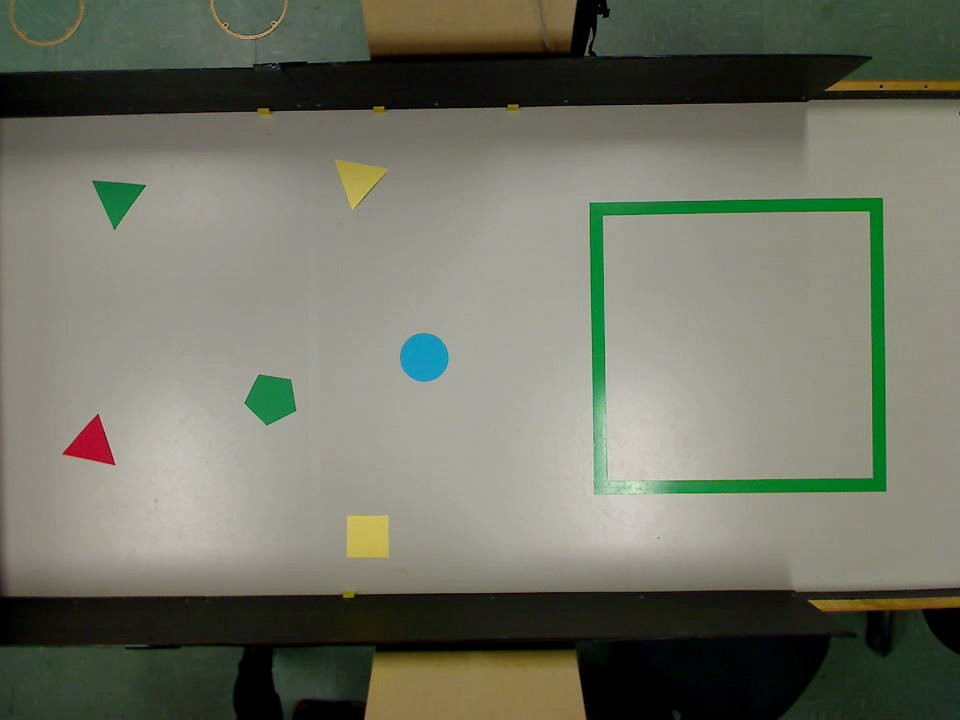
#> input picture base_station/world_map_vision/photo2.jpg, 960 x 720 px; the run also reads 2 pictures not shown here
$ python islands_finder.py   (older library calls are emulated)
#> lines starting #> are read from the running program, lines starting #| are printed output that depends on the picture; after the words box and inside, x2 and y2 are one past the last pixel; in counts of white or black regions, pixels touching at a corner belong together
### base_station/world_map_vision/opencv_vision_wrapper.py
import cv2
import numpy

def angle_cos(p0, p1, p2):
    d1, d2 = (p0 - p1).astype('float'), (p2 - p1).astype('float')
    return abs(numpy.dot(d1, d2) / numpy.sqrt(numpy.dot(d1, d1) * numpy.dot(d2, d2)))


def median_blur_filter(image):
    return cv2.medianBlur(image, ksize=3)


def convert_color_to_hsv(image):
    return cv2.cvtColor(image, cv2.COLOR_BGR2HSV)

def convert_color_to_bgr(image):
    return cv2.cvtColor(image, cv2.COLOR_HSV2BGR)

def convert_color_to_black_white(image):
    return cv2.cvtColor(image, cv2.COLOR_RGB2GRAY)

def gaussian_blur(image):
    return cv2.GaussianBlur(image, (5, 5), 0)


def gaussian_blur_circles(image):
    return cv2.GaussianBlur(image, (9, 9), 2, 2)


def split(image):
    return cv2.split(image)


def canny(image):
    return cv2.Canny(image, 0, 50, apertureSize=5)


def dilate(image):
    return cv2.dilate(image, kernel=numpy.ones((5,5),numpy.uint8), iterations=10)


def erode(image):
    return cv2.erode(image, kernel=numpy.ones((99,99),numpy.uint8), iterations=10)


def threshold(image, threshold):
    retval, image = cv2.threshold(image, threshold, 255, cv2.THRESH_BINARY)
    return image


def find_contours(image):
    bin, contours, hierarchy = cv2.findContours(image, cv2.RETR_EXTERNAL, cv2.CHAIN_APPROX_SIMPLE)
    return contours


def find_circles(image):
    return cv2.HoughCircles(image, cv2.HOUGH_GRADIENT, 1, len(image) / 8, param1=50, param2=30, minRadius=0, maxRadius=0)


def arc_length(contour):
    return cv2.arcLength(contour, True)


def approx_polygon_curve(contour, contour_length):
    return cv2.approxPolyDP(contour, 0.02 * contour_length, True)


def is_triangle(contour):
    return len(contour) == 3 and cv2.contourArea(contour) < 1500 and cv2.isContourConvex(contour)


def is_pentagon(contour):
    return len(contour) == 5 and cv2.contourArea(contour) > 1500 and cv2.isContourConvex(contour)


def is_square(contour):
    return len(contour) == 4 and cv2.contourArea(contour) > 1500 and cv2.isContourConvex(contour)

### base_station/world_map_vision/color_filter.py
import cv2


class RedFilter:
    @staticmethod
    def range(image):
        lower_red_hue_range = cv2.inRange(image, (0, 100, 100), (10, 255, 255))
        upper_red_hue_range = cv2.inRange(image, (160, 100, 100), (179, 255, 255))
        red_hue_image = cv2.addWeighted(lower_red_hue_range, 1.0, upper_red_hue_range, 1.0, 0.0)
        return red_hue_image


class GreenFilter:
    @staticmethod
    def range(image):
        green_hue_image = cv2.inRange(image, (50, 100, 50), (80, 255, 255))
        return green_hue_image


class BlueFilter:
    @staticmethod
    def range(image):
        blue_hue_image = cv2.inRange(image, (80, 50, 50), (130, 255, 255))
        return blue_hue_image


class YellowFilter:
    @staticmethod
    def range(image):
        yellow_hue_image = cv2.inRange(image, (20, 100, 100), (30, 255, 255))
        return yellow_hue_image


class AllColorFilter:
    @staticmethod
    def range(image):
        red_img = RedFilter.range(image)
        green_img = GreenFilter.range(image)
        blue_img = BlueFilter.range(image)
        yellow_img = YellowFilter.range(image)
        green_red_img = cv2.addWeighted(red_img, 1.0, green_img, 1.0, 0.0)
        green_red_blue_img = cv2.addWeighted(green_red_img, 1.0, blue_img, 1.0, 0.0)
        return cv2.addWeighted(green_red_blue_img, 1.0, yellow_img, 1.0, 0.0)

### base_station/world_map_vision/islands_finder.py
import base_station.world_map_vision.opencv_vision_wrapper as vision_wrapper
from base_station.world_map_vision.color_filter import *
import numpy

class IslandsFinder(object):
    def __init__(self, image, color_filter):
        self.image = image
        self.origin_image = image
        self.color_filter = color_filter

    def find_islands(self):
        squares = []
        pentagons = []
        triangles = []

        self.image = vision_wrapper.median_blur_filter(self.image)
        self.image = vision_wrapper.convert_color_to_hsv(self.image)
        color_filtered_image = self.color_filter.range(self.image)
        gaussian_blurred_image = vision_wrapper.gaussian_blur(color_filtered_image)

        for gray in vision_wrapper.split(gaussian_blurred_image):
            for threshold in range(0, 255, 26):
                if threshold == 0:
                    contour_image = vision_wrapper.canny(gray)
                    contour_image = vision_wrapper.dilate(contour_image)
                    contour_image = vision_wrapper.erode(contour_image)
                else:
                    contour_image = vision_wrapper.threshold(gray, threshold)

                contours = vision_wrapper.find_contours(contour_image)
                for contour in contours:
                    contour_length = vision_wrapper.arc_length(contour)
                    contour = vision_wrapper.approx_polygon_curve(contour, contour_length)
                    if vision_wrapper.is_triangle(contour):
                        triangles.append(contour)
                    elif vision_wrapper.is_square(contour):
                        contour = contour.reshape(-1, 2)
                        max_cos = numpy.max([vision_wrapper.angle_cos(contour[i], contour[(i + 1) % 4], contour[(i + 2) % 4]) for i in range(4)])
                        if max_cos < 0.1:
                            squares.append(contour)
                            print("square")
                    elif vision_wrapper.is_pentagon(contour):
                        pentagons.append(contour)


        gaussian_blurred_image = vision_wrapper.gaussian_blur_circles(color_filtered_image)
        circles = vision_wrapper.find_circles(gaussian_blurred_image)

        return circles, triangles, squares, pentagons

    def draw_contours(self, circles, triangles, squares, pentagons, origin_image):
        if(circles is not None):
            for x in circles[0,:]:
                 center_point = (x[0], x[1])
                 radius = x[2]
                 cv2.circle(origin_image, center_point, radius, (0, 255, 255), 2)
                 cv2.circle(origin_image, center_point,2,(0, 0 ,255),3)

        cv2.drawContours(origin_image, squares, -1, (0, 255, 0), 3) #green
        cv2.drawContours(origin_image, triangles, -1, (255, 0, 0), 3) #blue
        cv2.drawContours(origin_image, pentagons, -1, (0, 0, 255), 3) #red

if __name__ == '__main__':
    img = cv2.imread("photo2.jpg")
#> img is the input picture: shape (720, 960, 3); mean B, G, R 101, 115.1, 112.7
    island_finder = IslandsFinder(img, GreenFilter())
    circles, triangles, squares, pentagons = island_finder.find_islands()
#> in range, `green_hue_image = cv2.inRange(image, (50, 100, 50), (80, 255, 255))`:
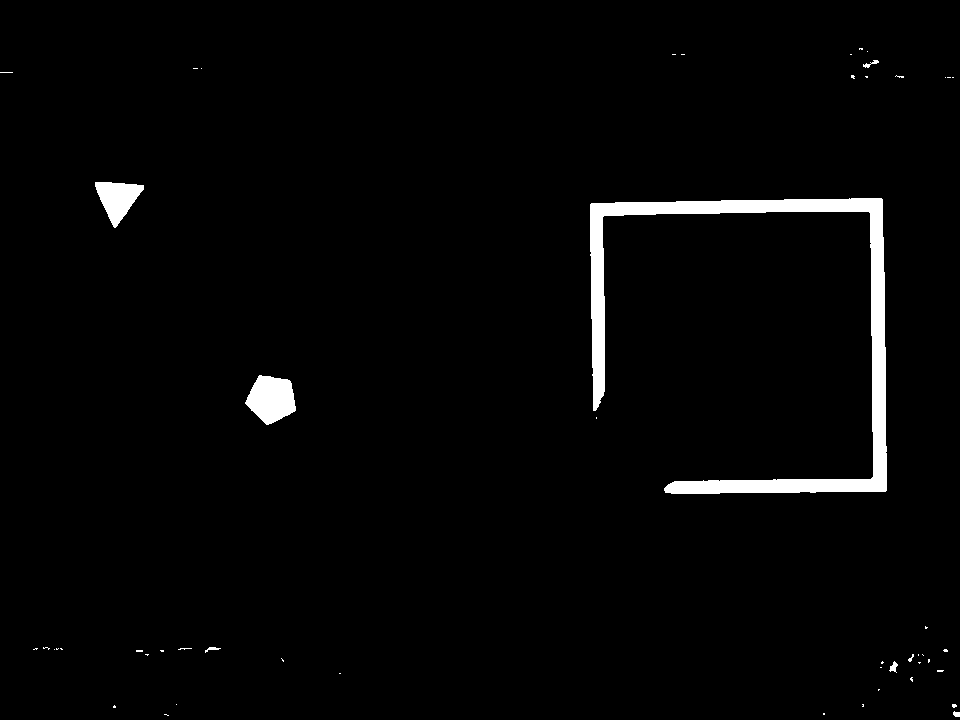
#> green_hue_image: shape (720, 960); 2.4% white; 51 white regions (43 under 20 px), largest, box (x1, y1, x2, y2) and area: (590, 198, 887, 494) 12814, (245, 375, 296, 425) 1767, (95, 182, 144, 228) 1258
#> the loop in find_islands, `for gray in vision_wrapper.split(gaussian_blurred_image):` made 1 pass
#> after the loop in find_islands, `for gray in vision_wrapper.split(gaussian_blurred_image):`:
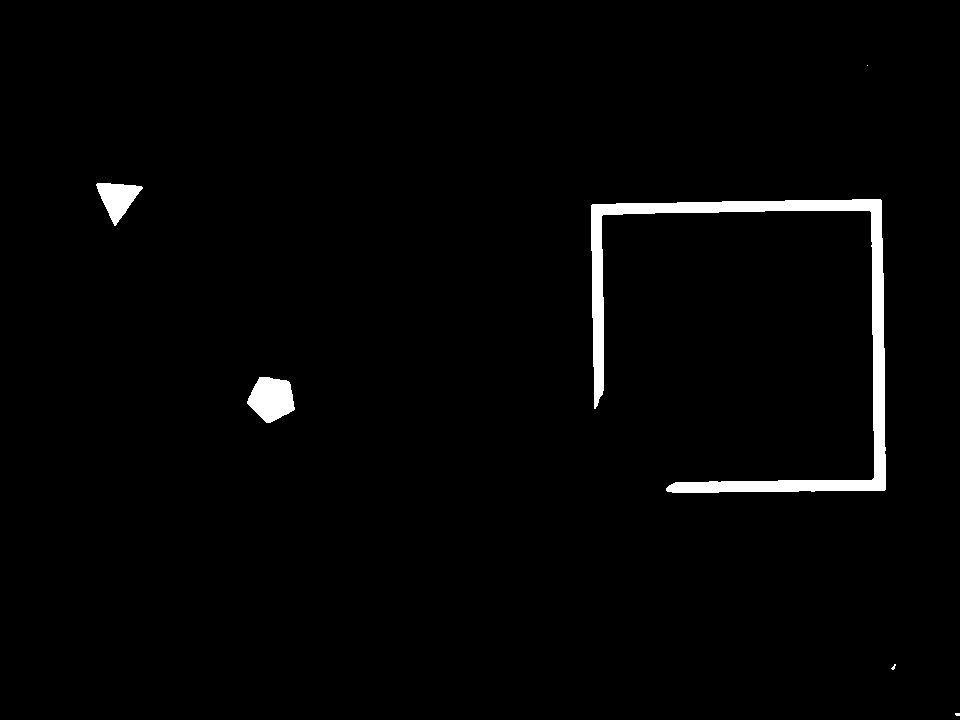
#> contour_image: shape (720, 960); 1.9% white; 6 white regions (3 under 20 px)
#> after the loop in find_islands, `for gray in vision_wrapper.split(gaussian_blurred_image):`: contour = [[867, 65]]; pentagons = 8 contours; box (x1, y1, x2, y2) and area: (244, 374, 296, 426) 1788, (244, 374, 297, 426) 1742, (245, 375, 296, 425) 1684, (245, 375, 295, 425) 1626, (245, 375, 294, 425) 1610, (246, 375, 296, 425) 1550, (246, 376, 295, 424) 1526, (246, 376, 294, 424) 1510; squares = []; triangles = 13 contours, 6 with area under 20; largest, box (x1, y1, x2, y2) and area: (95, 182, 144, 228) 1053, (95, 182, 144, 228) 1052, (95, 183, 143, 228) 1015, (95, 183, 143, 227) 992, (96, 183, 143, 227) 962, (96, 183, 143, 227) 960, (96, 184, 142, 226) 904
#> squares = []
    island_finder.draw_contours(circles, triangles, squares, pentagons, img)
    cv2.imshow('islands', img)
    ch = 0xFF & cv2.waitKey()
#> (key Esc is pressed here)
    cv2.destroyAllWindows()

    img = cv2.imread("photo3.jpg")
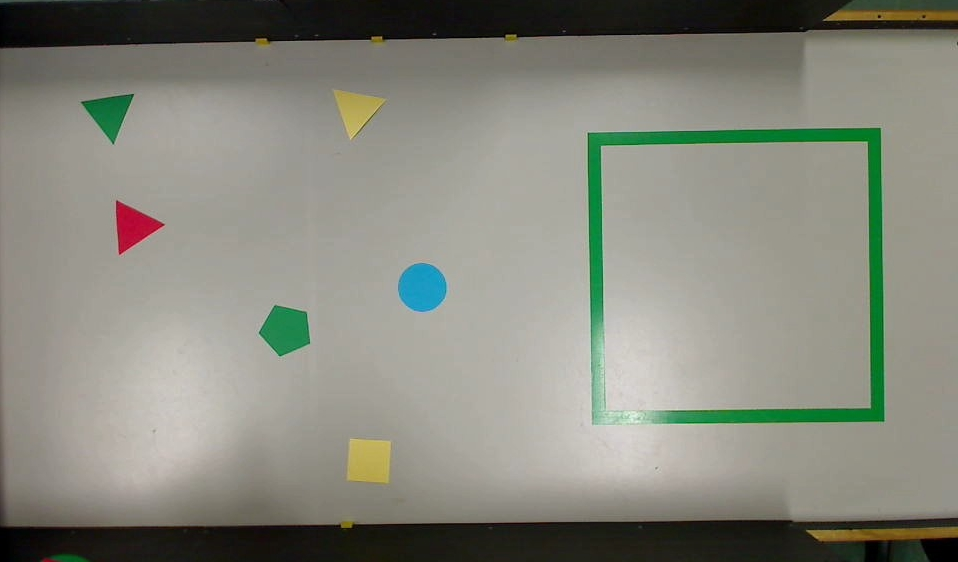
#> input picture base_station/world_map_vision/photo3.jpg, 958 x 562 px
#> img is the input picture: shape (562, 958, 3); mean B, G, R 124.8, 135.8, 134.6
    island_finder = IslandsFinder(img, BlueFilter())
    circles, triangles, squares, pentagons = island_finder.find_islands()
#> in range, `blue_hue_image = cv2.inRange(image, (80, 50, 50), (130, 255, 255))`:
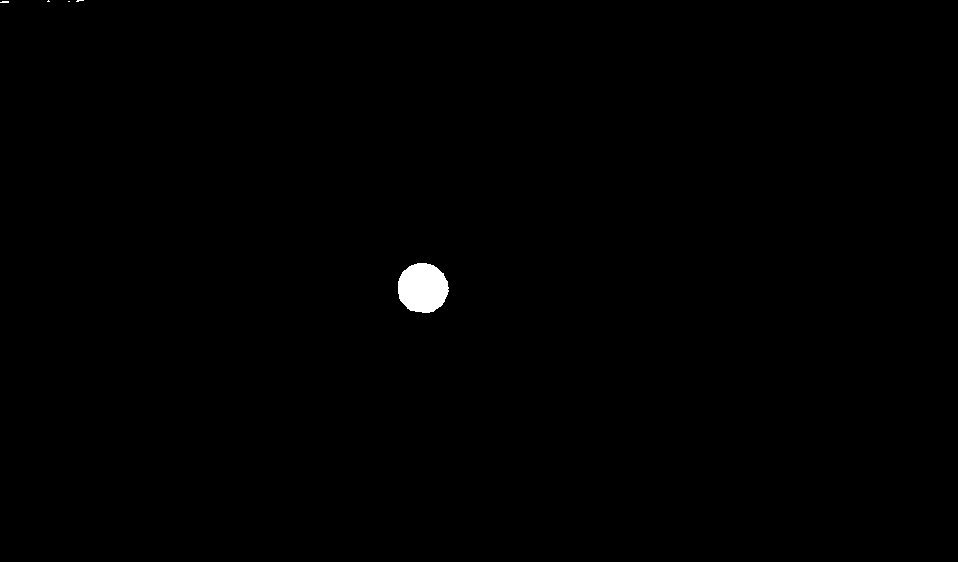
#> blue_hue_image: shape (562, 958); 0.38% white; 5 white regions (4 under 20 px), largest, box (x1, y1, x2, y2) and area: (398, 263, 449, 313) 2005
#> the loop in find_islands (call 2), `for gray in vision_wrapper.split(gaussian_blurred_image):` made 1 pass
#> circles = [[421.5, 286.5, 23.8]]; triangles = [[[47, 0], [48, 1], [49, 0]]]; pentagons = []
    island_finder.draw_contours(circles, triangles, squares, pentagons, img)
#> the loop in draw_contours (call 2), `for x in circles[0,:]:` made 1 pass
    cv2.imshow('islands', img)
    ch = 0xFF & cv2.waitKey()
#> (key Esc is pressed here)
    cv2.destroyAllWindows()

    img = cv2.imread("photo4.jpg")
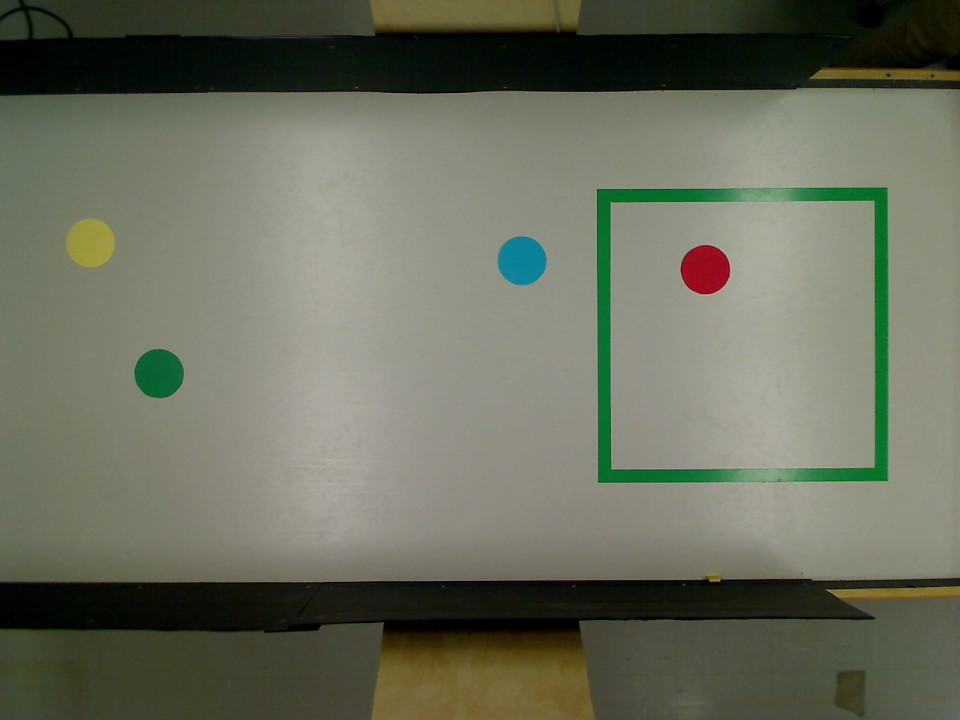
#> input picture base_station/world_map_vision/photo4.jpg, 960 x 720 px
#> img is the input picture: shape (720, 960, 3); mean B, G, R 92.9, 109.7, 105.7
    island_finder = IslandsFinder(img, AllColorFilter())
    circles, triangles, squares, pentagons = island_finder.find_islands()
#> the loop in find_islands (call 3), `for gray in vision_wrapper.split(gaussian_blurred_image):` made 1 pass
#> after the loop in find_islands (call 3), `for gray in vision_wrapper.split(gaussian_blurred_image):`:
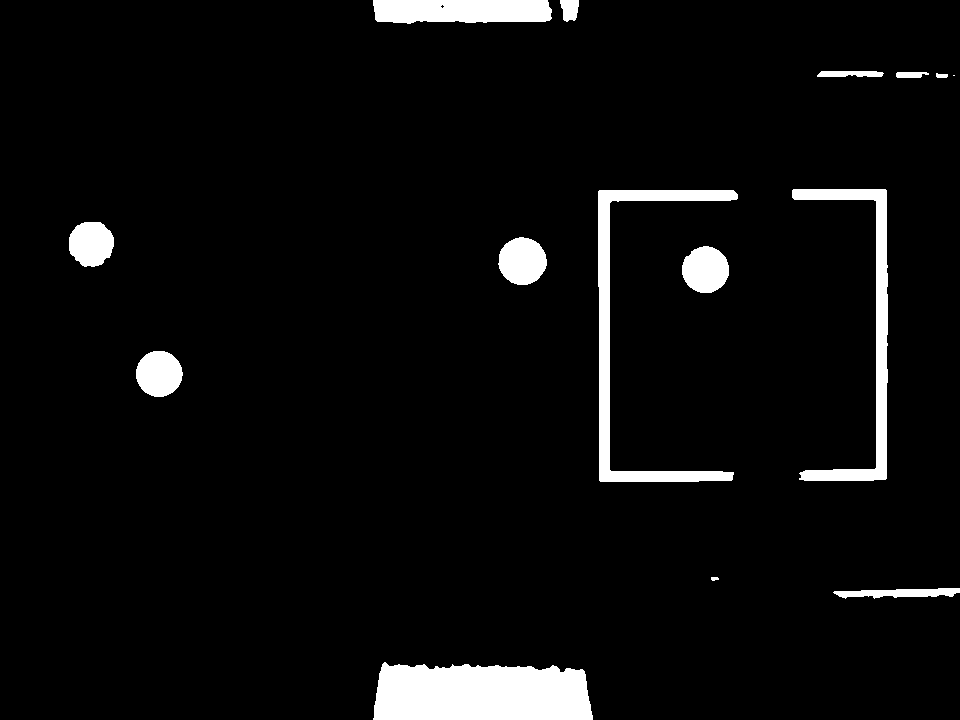
#> contour_image: shape (720, 960); 5% white; 15 white regions (1 under 20 px)
#> after the loop in find_islands (call 3), `for gray in vision_wrapper.split(gaussian_blurred_image):`: contour = [[373, 0], [377, 21], [551, 18], [547, 0]]; max_cos = 0.217; pentagons = 1 item; triangles = 5 contours, 1 with area under 20; largest, box (x1, y1, x2, y2) and area: (831, 586, 960, 599) 747, (832, 587, 960, 598) 620, (832, 587, 960, 597) 559, (833, 588, 960, 598) 504
#> in find_islands (call 3), `circles = vision_wrapper.find_circles(gaussian_blurred_image)`: circles = [[704.5, 269.5, 24.3], [158.5, 373.5, 24.6], [522.5, 261.5, 25.2], [89.5, 243.5, 23.5]]
#> pentagons = 1 item
    island_finder.draw_contours(circles, triangles, squares, pentagons, img)
#> the loop in draw_contours (call 3), `for x in circles[0,:]:` made 4 passes
#> in draw_contours (call 3), `cv2.drawContours(origin_image, pentagons, -1, (0, 0, 255), 3)`:
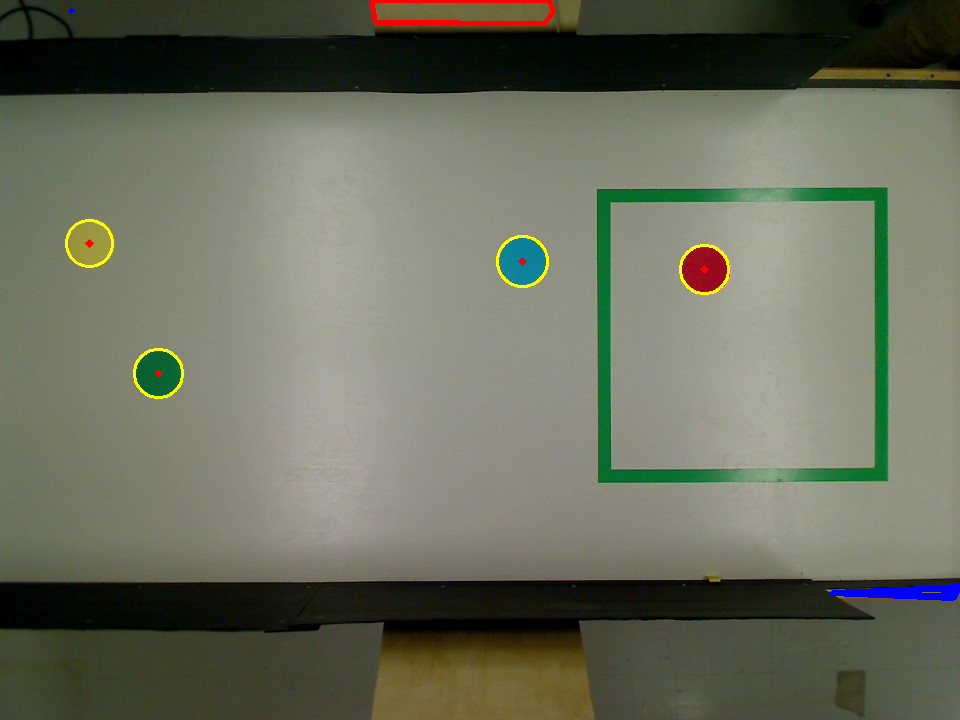
#> origin_image: shape (720, 960, 3); mean B, G, R 92.9, 109.6, 106.3
    cv2.imshow('islands', img)
    ch = 0xFF & cv2.waitKey()
#> (key Esc is pressed here)
    cv2.destroyAllWindows()

    img = cv2.imread("photo5.jpg")
    island_finder = IslandsFinder(img, AllColorFilter())
    circles, triangles, squares, pentagons = island_finder.find_islands()
#> after the loop in find_islands (call 4), `for gray in vision_wrapper.split(gaussian_blurred_image):`: contour = [[365, 9], [375, 36], [447, 15], [426, 36], [514, 14], [553, 26], [574, 0]]; max_cos = 0.144; pentagons = 8 contours; box (x1, y1, x2, y2) and area: (244, 374, 296, 426) 1788, (244, 374, 297, 426) 1742, (245, 375, 296, 425) 1684, (245, 375, 295, 425) 1626, (245, 375, 294, 425) 1610, (246, 375, 296, 425) 1550, (246, 376, 295, 424) 1526, (246, 376, 294, 424) 1510; squares = [[[350, 515], [348, 557], [388, 558], [388, 517]], [[351, 515], [348, 556], [387, 558], [388, 518]], [[350, 516], [349, 557], [388, 557], [387, 517]]]; triangles = 34 contours, 12 with area under 20; largest, box (x1, y1, x2, y2) and area: (62, 414, 115, 466) 1227, (63, 415, 115, 465) 1154, (63, 415, 114, 465) 1137, (64, 416, 114, 465) 1091, (64, 416, 113, 465) 1064
#> circles = [[423.5, 357.5, 24.3]]
    island_finder.draw_contours(circles, triangles, squares, pentagons, img)
    cv2.imshow('islands', img)
    ch = 0xFF & cv2.waitKey()
#> (key Esc is pressed here)
    cv2.destroyAllWindows()

    img = cv2.imread("photo6.jpg")
    island_finder = IslandsFinder(img, AllColorFilter())
    circles, triangles, squares, pentagons = island_finder.find_islands()
#> after the loop in find_islands (call 5), `for gray in vision_wrapper.split(gaussian_blurred_image):`: contour = [[373, 0], [379, 22], [550, 19], [548, 0]]; max_cos = 0.263; pentagons = 7 contours; box (x1, y1, x2, y2) and area: (372, 0, 553, 24) 3950, (477, 155, 531, 206) 1797, (478, 155, 530, 206) 1743, (478, 155, 530, 205) 1722, (478, 156, 530, 205) 1651, (479, 157, 529, 204) 1580, (479, 157, 528, 204) 1514; squares = 6 items; triangles = 7 contours; box (x1, y1, x2, y2) and area: (682, 234, 734, 287) 1222, (683, 234, 733, 287) 1184, (683, 235, 733, 286) 1135, (684, 235, 733, 286) 1116, (684, 236, 732, 286) 1069, (832, 588, 960, 598) 534, (833, 588, 960, 595) 378
#> circles = [[118.5, 250.5, 23.8]]; squares = 6 items
    island_finder.draw_contours(circles, triangles, squares, pentagons, img)
    cv2.imshow('islands', img)
    ch = 0xFF & cv2.waitKey()
#> (key Esc is pressed here)
    cv2.destroyAllWindows()
